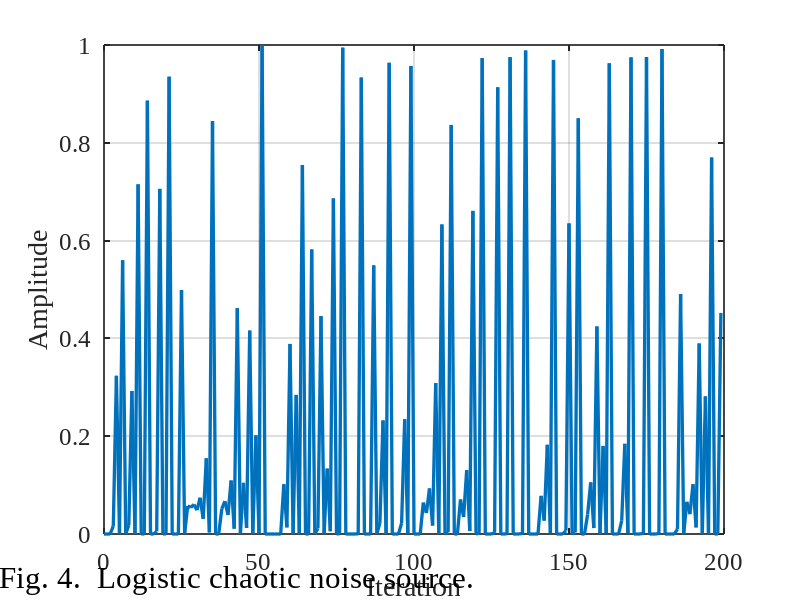

MATLAB code to generate this figure:
%% ============================================================
% Fig.4：Logistic chaotic noise source（尖峰型，贴论文风格）
% 核心：用标准 Logistic + 幂变换 x=u^p 产生“接近0+偶发尖峰”
%% ============================================================

clear; clc; close all;

%% ---------- 参数 ----------
mu = 4.0;           % Logistic 参数
u0 = 0.37;          % 初值（避免 0/0.25/0.5/0.75/1）
burn_in = 2000;     % 丢弃前面过渡
T_show = 200;       % 只画 0~200
p = 10;             % 幂指数：越大越“尖峰”(建议 8~12)

T_gen = burn_in + T_show + 10;

%% ---------- 生成标准 Logistic 序列（无延迟） ----------
u = zeros(T_gen,1);
u(1) = u0;
for n = 2:T_gen
    u(n) = mu * u(n-1) * (1 - u(n-1));
end

u_use = u(burn_in+1 : burn_in+T_show);

% 幂变换：制造“尖峰型”外观（贴论文）
x = u_use.^p;

%% ---------- 作图（灰底+大字号+底部caption） ----------
fig = figure('Color',[0.92 0.92 0.92]);
set(fig,'Position',[180 180 1100 420]);

ax = axes('Parent',fig);
set(ax,'Color',[0.92 0.92 0.92]);
hold on; box on; grid on;

plot(0:T_show-1, x, 'LineWidth', 2.4);

xlabel('Iteration');
ylabel('Amplitude');
xlim([0 T_show]);
ylim([0 1]);

set(gca,'FontName','Times New Roman','FontSize',18,'LineWidth',1.2);

% 底部图注（不要和 x-label 打架）
annotation('textbox',[0 0.01 1 0.10],...
    'String','Fig. 4.  Logistic chaotic noise source.',...
    'EdgeColor','none','HorizontalAlignment','center',...
    'FontName','Times New Roman','FontSize',22,'FontWeight','normal');

exportgraphics(fig,'Fig4_Logistic_spiky_likePaper.png','Resolution',300);
disp('Saved: Fig4_Logistic_spiky_likePaper.png');
